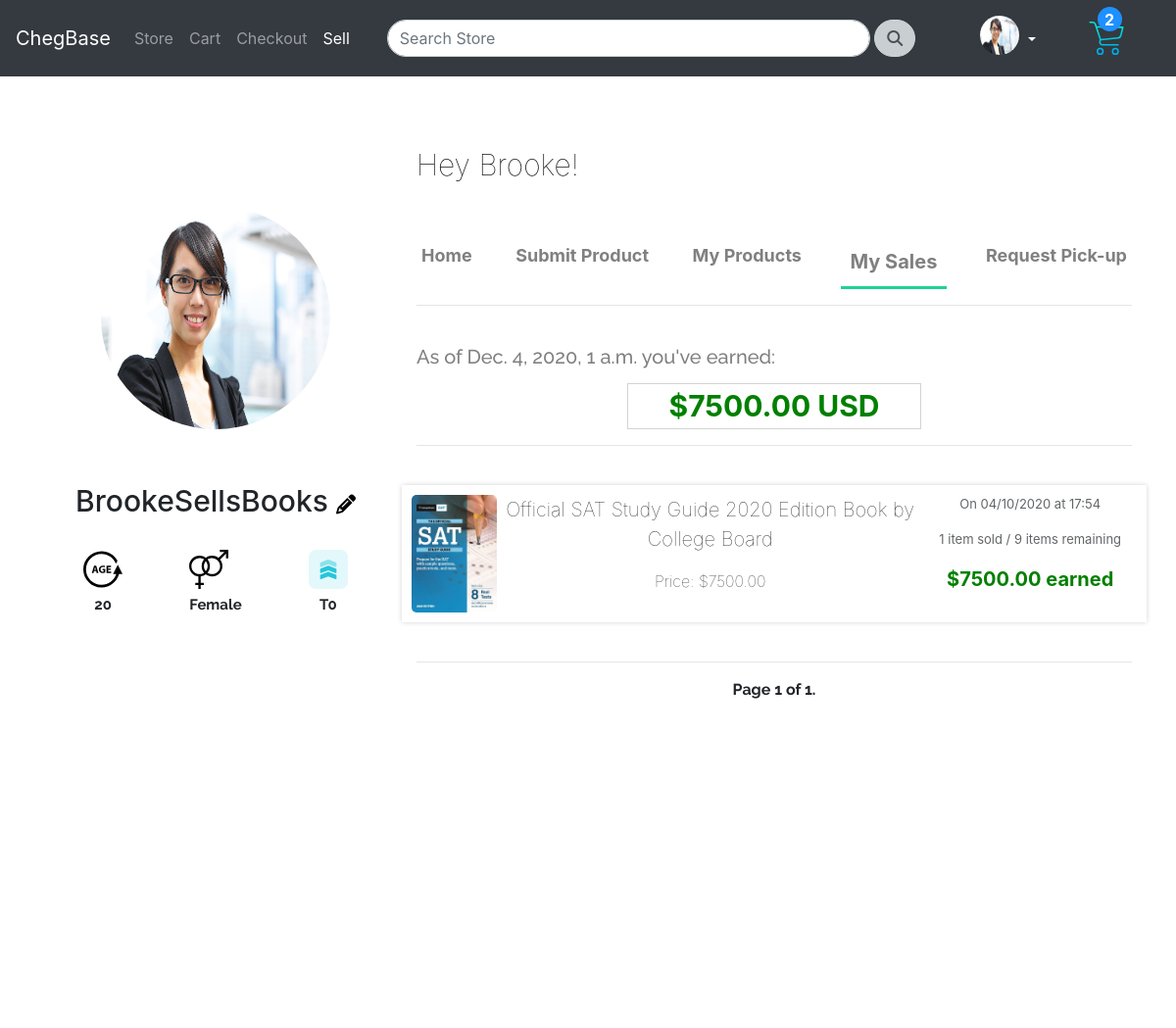
The app's page /seller/sales/ (signed in, upper part), older data.
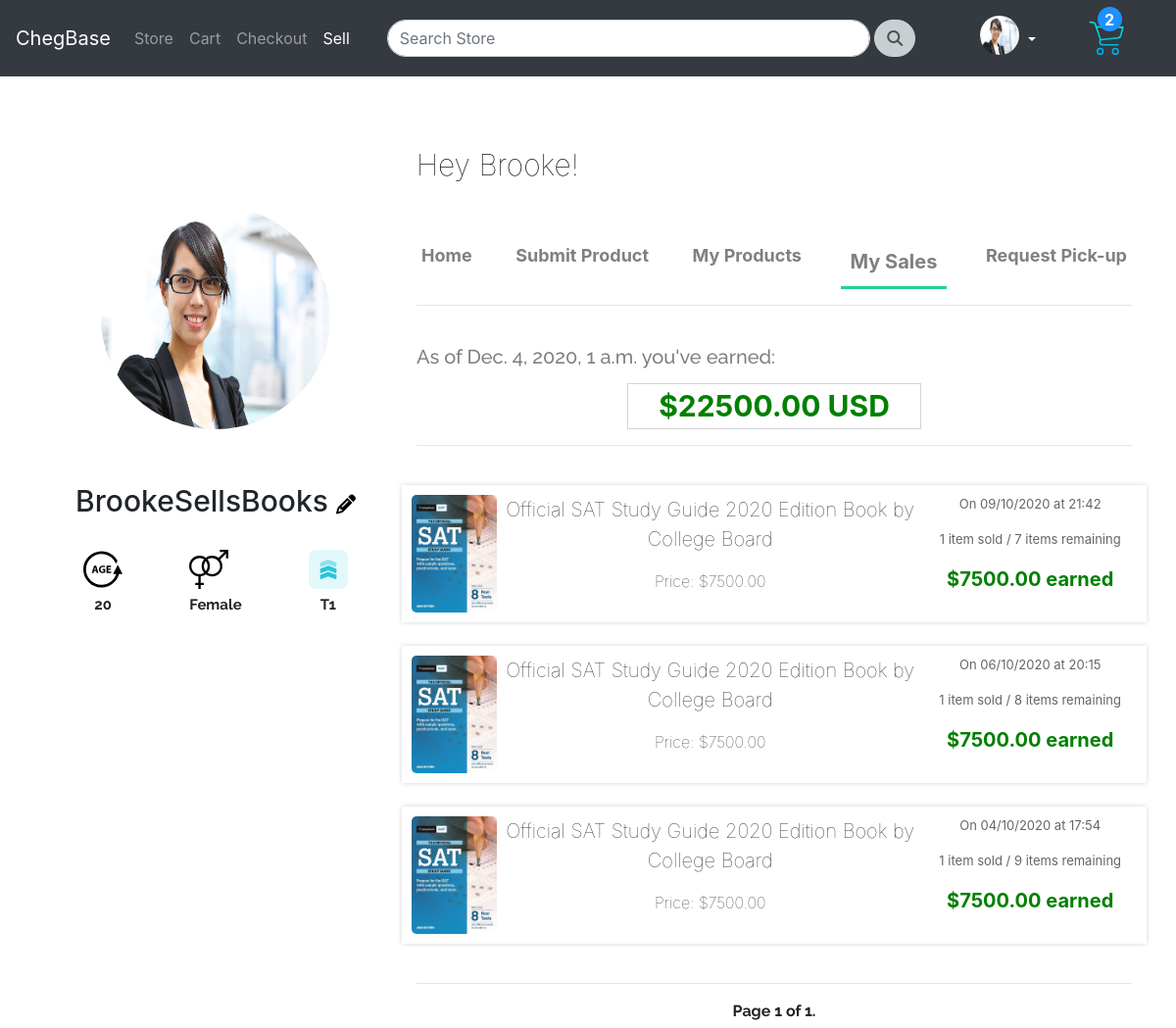
The same page, newer data.
### seller/models.py (models this page shows, shortened)
class Profile(models.Model):
    sellerid = models.UUIDField(primary_key=True, default=uuid.uuid4, editable=False)
    user = models.OneToOneField(User, on_delete=models.CASCADE)
    customer = models.OneToOneField('store.Customer', null=True, blank=False, on_delete=models.CASCADE, related_name="customer")
    date_of_birth = models.DateField(null=True, blank=False)
    gender = models.CharField(max_length=20, null=True, blank=False, choices=genders)
    phone = models.CharField(max_length=20, null=True, blank=False)
    email = models.CharField(max_length=200, null=True, blank=False) #business email
    business = models.BooleanField(default=False)
    profile_pic = models.ImageField(upload_to='profilepics/%Y/%m/%d/', default="profilepics/defaultpropic.svg", null=True, blank=True)
    note = models.CharField(max_length=200, null=True, blank=True)
    vouches = models.ManyToManyField('store.Customer', null=True, blank=True)
    tier = models.CharField(max_length=50, null=True, blank=False, choices=tiers, default="T1")
    tier_points = models.IntegerField(default=0)
    created_date = models.DateTimeField(auto_now_add=True, null=True, blank=False)
    def age(self):
        today = datetime.date.today()
        age = today.year - self.date_of_birth.year - ((today.month, today.day) < (self.date_of_birth.month, self.date_of_birth.day))
        return '{}'.format(age)
    def vouches_amt(self):
        return self.vouches.all().count()
    @property
    def imageURL(self):
        try:
            url = self.profile_pic.url
        except:
            url = ''
        return url

### store/models.py (models this page shows, shortened)
class SoldItem(models.Model):
    seller = models.ForeignKey(Customer, on_delete=models.CASCADE, null=True, blank=False)
    name = models.CharField(max_length=200, null=True, blank=False)
    details = models.CharField(max_length=200, null=True, blank=True)
    price = models.FloatField(null=True, blank=False)
    quantity = models.IntegerField(default=0)
    products_left = models.IntegerField(default=0)
    purchased_date = models.DateTimeField(auto_now_add=True, null=True, blank=False)
    image = models.ImageField(upload_to='products/%Y/%m/%d/', null=True, blank=True)
    def total(self):
        return self.price * self.quantity
    def p_date(self):
        return str(self.purchased_date.strftime("%d/%m/%Y"))
    def p_time(self):
        return str(self.purchased_date.strftime("%H:%M"))
    @property
    def imageURL(self):
        try:
            url = self.image.url
        except:
            url = ''
        return url

### store/decorators.py (the view)
        def wrapper_func(request, *args, **kwargs):
            group = None
            if request.user.groups.exists():
                groups = [group.name for group in request.user.groups.all()]
                for group in groups:
                    if group in allowed_roles:
                        return view_func(request, *args, **kwargs)
                        break
                    else:
                        continue
                else:
                    return HttpResponse("You're not authorised to view this page.")

### store/models.py (called while the page is built)
    def total(self):
        return self.quantity * self.product.price

### seller/templates/seller/sales.html (shortened to what this page needs)
{% extends 'seller/home.html' %}
{% load static %}
{% load crispy_forms_tags %}
{% block activehead %}
  <a href="{% url 'sellerhome' %}" class="slide-down">Home</a>
  <a href="{% url 'createproduct' %}" class="slide-down">Submit Product</a>
  <a href="{% url 'sellerproducts' %}" class="slide-down">My Products</a>
  <a href="{% url 'sales' %}" class="active-seller-heading">My Sales</a>
  <a href="{% url 'pickup' %}"  class="slide-down">Request Pick-up</a>
{% endblock activehead %}
{% block body %}
<br>
<div class="sales-view-heading">
  <h3 class="sales-intro">As of {{ today }} you've earned:</h3>
  <p class="total-earned">${{ total|floatformat:2 }} USD</p>
</div>
<hr>
<br>
{% if order_items %}
{% for item in page_obj %}
  <div class="row sale-receipt">
    <div class="sales-view col-lg-12">
      <div class="sales-view product-image">
        <img class="sales-view product-thumbnail-img" src="{{ item.imageURL }}" alt="product-thumbnail-image">
      </div>
      <div class="sales-view product-details">
        <div class="sales-view product-details-name">
          <p>{{ item.name }}</p>
        </div>
        <div class="sales-view product-details-price">
          <p>Price: ${{ item.price|floatformat:2 }}</p>
        </div>
      </div>
      <div class="sales-view sale-details">
        <div class="sales-view items-sold">
          <p>On {{ item.p_date }} at {{ item.p_time }}</p>
          <p>{{ item.quantity }} item{{ item.quantity|pluralize }} sold /<span> {{ item.products_left }} item{{ item.products_left|pluralize }} remaining </span></p>
        </div>
        <div class="sales-view money-earned">
          <p>${{ item.total|floatformat:2 }} earned</p>
        </div>
      </div>
    </div>
  </div>
  <br>
{% endfor %}
<hr>
<div class="pagination">
  <div class="pagination-inner">
    <span class="step-links">
        <span class="current">
            Page {{ page_obj.number }} of {{ page_obj.paginator.num_pages }}.
        </span>
    </span>
  </div>
</div>
{% endif %}
{% endblock body%}

### seller/templates/seller/home.html (shortened to what this page needs)
{% extends 'store/main.html' %}
{% load static %}
{% load crispy_forms_tags %}
{% block active %}
  <div class="form-inline right left-content mr-auto">
    <ul class="navbar-nav">
      <li class="nav-item">
        <a class="nav-link" href="{% url 'store' %}">Store</a>
      </li>
      <li class="nav-item">
        <a class="nav-link" href="{% url 'cart' %}">Cart</a>
      </li>
      <li class="nav-item">
        <a class="nav-link" href="{% url 'checkout' %}">Checkout</a>
      </li>
      <li class="nav-item active">
        <a class="nav-link" href="{% url 'sellerhome' %}">Sell<span class="sr-only">(current)</span></a>
      </li>
    </ul>
  </div>
{% endblock active %}
{% block content %}
{% if isseller == False %}
<p>I see you're not a seller. <a href="{% url 'registerseller' %}">Register</a> to become an official seller</p>
<h3>What's a seller?</h3>
<h3>Why become a seller?</h3>
{% else %}
  <br>
  <br>
  <div class="row">
    <div class="col-lg-4">
      <div class="element-container profile-holder profile-view">
        <div id="tier-style" class="seller-profile-pic-holder">
          <img class="seller-profile-pic" src="{{ profile.imageURL }}" alt="">
        </div>
        <div class="seller-profile-view-details">
          <div class="seller-username">
            <h5 class="seller-username-text">{{ profile.user.username }} <a href="{% url 'profile' %}"><i class="fas fa-pencil"></i></a></h5>
          </div>
          <br>
          <div class="seller-profile-view seller-details">
            <div class="seller-details-item age grow">
              <div class="seller-details-svg-holder">
                <img src="{% static 'images/sitesvgs/age.svg' %}" alt="age-svg">
              </div>
              <div class="seller-details-content">
                <p>{{ profile.age }}</p>
              </div>
            </div>
            <div class="seller-details-item gender grow">
              <div class="seller-details-svg-holder">
                <img src="{% static 'images/sitesvgs/gender.svg' %}" alt="">
              </div>
              <div class="seller-details-content">
                <p>{{ profile.get_gender_display }}</p>
              </div>
            </div>
            <div class="seller-details-item tier grow">
              <div class="seller-details-svg-holder">
                <img src="{% static 'images/sitesvgs/ranking.svg' %}" alt="tier">
              </div>
              <div class="seller-details-content">
                <p>{{ profile.tier }}</p>
              </div>
            </div>
          </div>
        </div>
      </div>
    </div>
    <div class="col-lg-8">
      <div class="profile-holder detail-view">
        <h5 class="greet-seller" style="display: inline-block;">Hey {{ profile.user.first_name }}! </h5>
        <br>
        <br>
        <br>
        <div class="detail-view-inner">
          <div class="detail-view-inner-headings">
            {% block activehead %}{% endblock activehead %}
          </div>
          <hr>
          {% block body %}{% endblock body%}
        </div>
      </div>
    </div>
  </div>
{% endif %}
<div class="space-medium"></div>
{% endblock content%}

### store/templates/store/main.html (shortened to what this page needs)
<!DOCTYPE html>
{% load static %}
<html lang="en" dir="ltr">
<head>
  <link rel="stylesheet" href="https://stackpath.bootstrapcdn.com/bootstrap/4.5.0/css/bootstrap.min.css"
>
  <link rel="stylesheet" type='text/css' href="{% static 'css/main.css' %}">
  <link href="https://unpkg.com/aos@2.3.1/dist/aos.css" rel="stylesheet">
</head>
<body id="site-body">
    <nav class="navbar navbar-expand-lg navbar-dark bg-dark">
      <a class="navbar-brand site-logo" href="{% url 'store' %}">ChegBase</a>
      <div class="collapse navbar-collapse" id="navbarSupportedContent">
        {% block active %}{% endblock active %}
        <div class="form-inline my-2 my-lg-0 right middle-content search-form-container">
          <form class="form-inline searchbar-container" action="{% url 'searchresults' %}">
            <div class="input-group md-form form-sm form-2 pl-0">
              <input id="storesearch" name="searchprompt" class="form-control my-0 py-1 amber-border" type="search" placeholder="Search Store" aria-label="Search">
              <div class="input-group-append">
                <button class="input-group-text amber lighten-3" id="basic-text1" type="submit"><i class="fas fa-search text-grey"
                    aria-hidden="true"></i></button>
              </div>
            </div>
          </form>
        </div>
        <div class="form-inline my-2 my-lg-0 right right-content">
          <div class="user-content">
            <li class="nav-item dropdown">
              <a class="nav-link dropdown-toggle" href="{% url 'profile' %}" id="navbarDropdown" role="button" data-toggle="dropdown" aria-haspopup="true" aria-expanded="false">
                <div class="propic-avatar-container grow">
                  {% if profile %}
                    <img class="propic-avatar" src="{{ profile.imageURL }}" alt="profile pic">
                  {% else %}
                    <img src="{% static 'images/profilepics/defaultpropic.svg' %}" alt="profile pic">
                  {% endif %}
                </div>
              </a>
            </li>
          </div>
          <div class="cart">
            <div class="cart-items">
              <div class="quantity-holder">
                {% if user.is_authenticated %}
                  <a href="{% url 'cart' %}"><p id="cart-item-amt">{{ cartquantity }}</p></a>
                {% else %}
                  <a href="{% url 'cart' %}"><p id="cart-item-amt">0</p></a>
                {% endif %}
              </div>
              <div class="nav-item dropdown">
                <div class="cart-icon-holder">
                  <a  class="cart-icon-link nav-link dropdown-toggle" href="{% url 'cart' %}">
                    <div class="">
                      <img src="{% static 'images/sitesvgs/cart.svg' %}" class="cart-image header-icon grow"></img>
                    </div>
                  </a>
                </div>
              </div>
            </div>
          </div>
        </div>
      </div>
    </nav>
    <div>
      <div class="container" id="site-body-container">
        <br>
        {% block content %}
        {% endblock content %}
      </div>
    </div>
    <br>
</body>
</html>

Row changes from the older to the newer data that the page shows:
changed Profile "Female": tier "T0" → "T1"
added SoldItem: imageURL (picture), name "Official SAT Study Guide 2020 Edition Book by College Board", price "7500.00", p_date "09/10/2020", p_time "21:42", quantity "1", products_left "7", total "7500.00"
added SoldItem: imageURL (picture), name "Official SAT Study Guide 2020 Edition Book by College Board", price "7500.00", p_date "06/10/2020", p_time "20:15", quantity "1", products_left "8", total "7500.00"
Text that changed along with them:
{{ total|floatformat:2 }}: "7500.00" → "22500.00"
